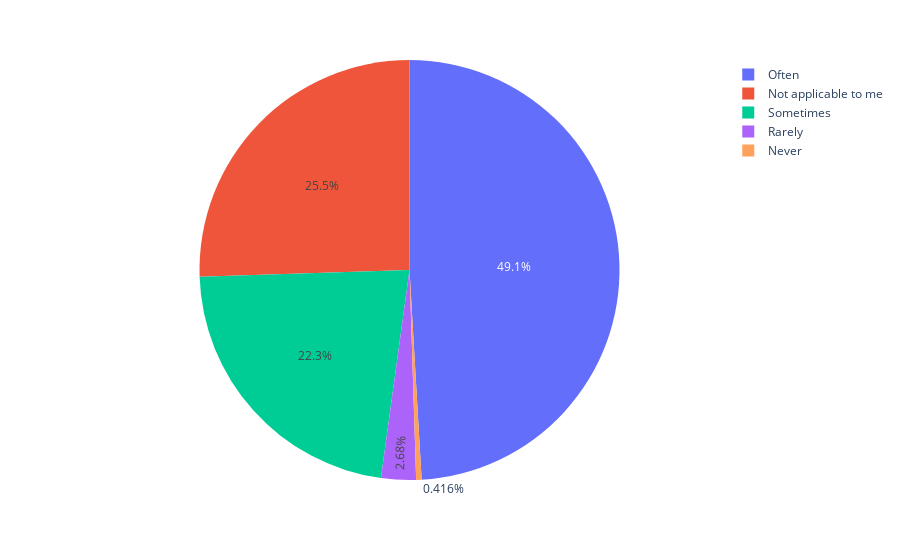

The notebook cell saved with this chart:
### Code cell
fig = px.pie(data,
                values=data['Do you currently have a mental health disorder?'],
                names=data['If you have a mental health issue, do you feel that it interferes with your work when NOT being treated effectively?'])
fig.show()

### Figure 1 — Plotly figure (JSON) as saved in the notebook; plotly's stock layout.template omitted (floating-point values rounded to 4 significant figures; data arrays with more than 128 entries replaced by an {"elided": "..."} marker saying what was removed)
{"data": [{"domain": {"x": [0, 1], "y": [0, 1]}, "hoverlabel": {"namelength": 0}, "hovertemplate": "If you have a mental health issue, do you feel that it interferes with your work when NOT being treated effectively?=%{label}<br>Do you currently have a mental health disorder?=%{value}", "labels": {"elided": "1433 str values"}, "legendgroup": "", "name": "", "showlegend": true, "type": "pie", "values": {"elided": "1433 int values"}}], "layout": {"legend": {"tracegroupgap": 0}, "margin": {"t": 60}}}
